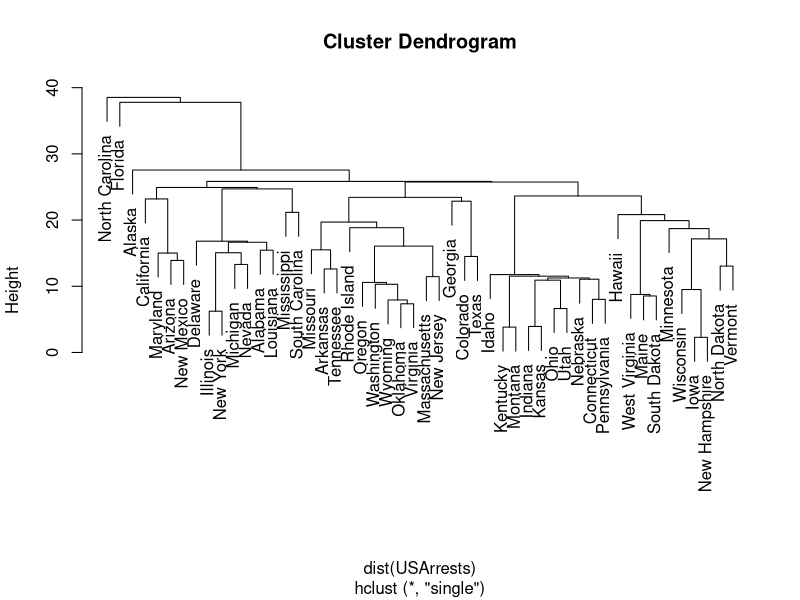
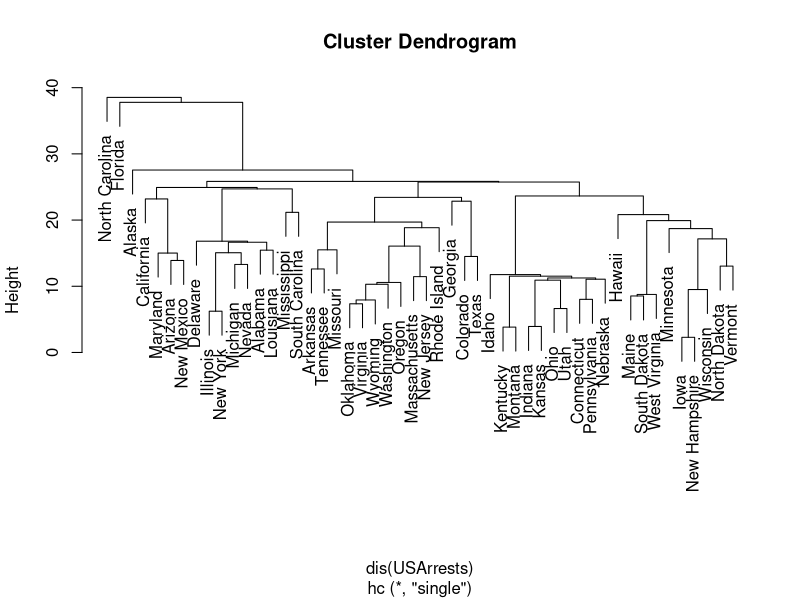

Reproduce these figures in R, in order.
# A basic (and wasteful) way to compute a full Euclidean distance matrix for
# the input matrix x. The output[i,j] position is the Euclidean distance
# between rows x[i,] and x[j,].
dis = function(x)
{
  x = as.matrix(x)
  u = apply(x*x,1,sum) %*% matrix(1.0,1,nrow(x))
  sqrt(abs(u + t(u) - 2 * x %*% t(x)))
}

# The following ordering function for the hclust plot is translated from the
# original Fortran code used by R in hclust.f. It's only needed by the plotting
# routine to avoid crossing connections.
iorder = function(m)
{
  N = nrow(m) + 1
  iorder = rep(0,N)
  iorder[1] = m[N-1,1]
  iorder[2] = m[N-1,2]
  loc = 2
  for(i in seq(N-2,1))
  {
    for(j in seq(1,loc))
    {
      if(iorder[j] == i)
      {
        iorder[j] = m[i,1]
        if(j==loc)
        {
          loc = loc + 1
          iorder[loc] = m[i,2]
        } else
        {
          loc = loc + 1
          for(k in seq(loc, j+2)) iorder[k] = iorder[k-1]
          iorder[j+1] = m[i,2]
        }
      }
    }
  }
  -iorder
}

# A simple pure-R single-linkage hierarchical clustering implementation. Can
# be used like hclust(d, "single").
hc = function(d)
{
  if(!is.matrix(d)) d = as.matrix(d)
  N = nrow(d)
  diag(d)=Inf
  n = -(1:N)                       # Tracks group membership
  m = matrix(0,nrow=N-1, ncol=2)   # hclust merge output
  h = rep(0,N-1)                   # hclust height output
  j = 1
  while(j<N)
  {
# Find smallest distance and corresponding indices
    h[j] = min(d)
    i = which(d==h[j], arr.ind=TRUE)
# If not already assigned to the same group, then...
    if(diff(n[i[1,]])!=0)
    {
# R's convention is to order each m[j,] pair as follows:
      p = n[i[1,]]
      p = p[order(abs(p))]
      m[j,] = p
# Agglomerate this pair and all previous groups they belong to
# into the current jth group:
      grp = c(i[1,], which(n %in% n[i[1,n[i[1,]]>0]]))
      n[grp] = j
      j = j + 1
    }
# Move on to the next minimum by excluding current one
    r = apply(d[i[1,],],2,min) # replacement row
    d[min(i),] = d[,min(i)] = r
    d[max(i),] = d[,max(i)] = Inf
    d[min(i),min(i)] = Inf
  }
# This is the end of the clustering part.
# The next order step is only needed to plot.
  o = iorder(m)
# Return something similar to the output from hclust.
  structure(list(merge = m, height = h, order = o,
        labels = rownames(d), method = "single", 
        call = match.call(), dist.method = "euclidean"), 
        class = "hclust")
}

# Compare!
h = hclust(dist(USArrests),method="single")
h1 = hc(dis(USArrests))
plot(h)
plot(h1)
